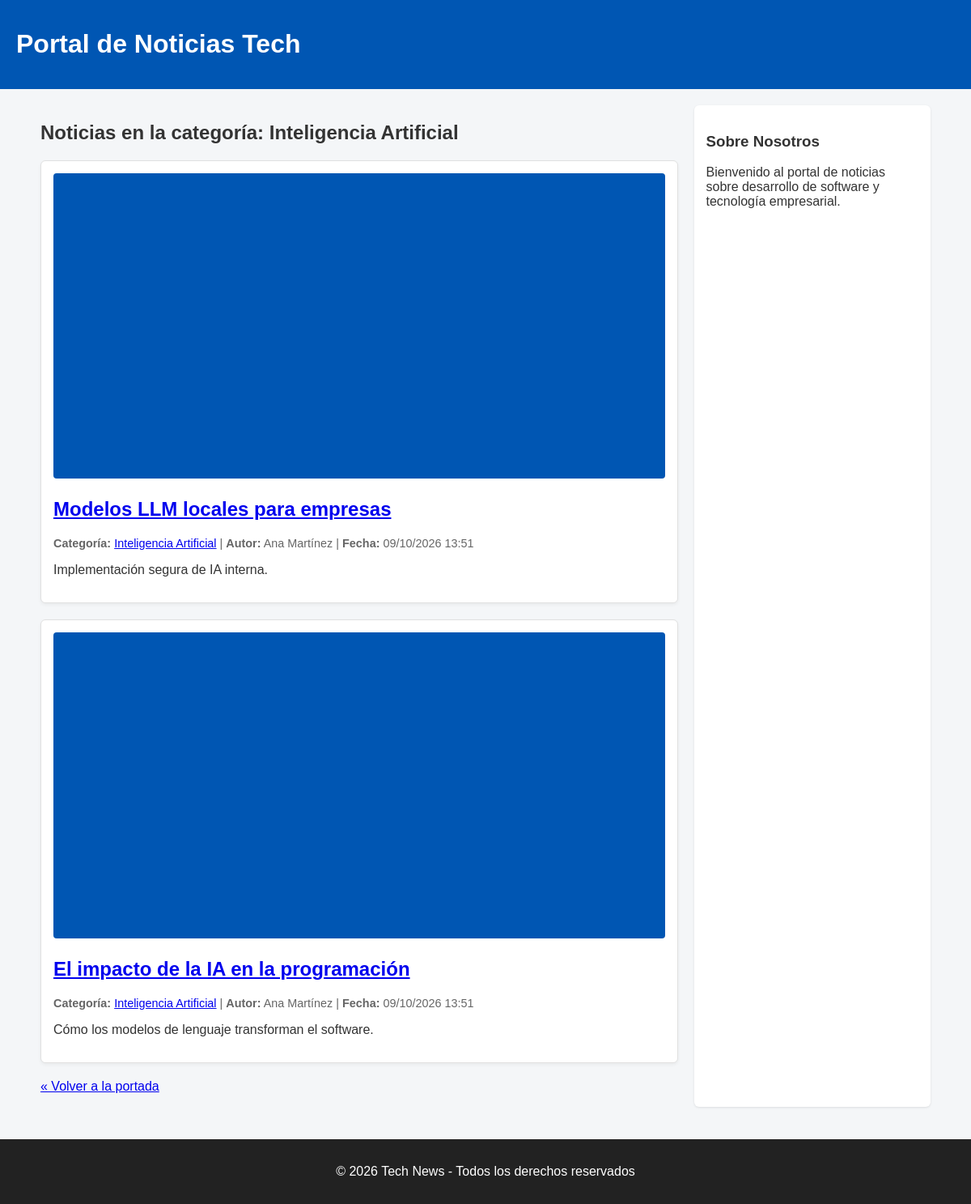
/category/inteligencia-artificial/, run on the app's committed database.
### news/models.py (models this page shows, shortened)
class Category(models.Model):
    name = models.CharField(max_length=100)
    slug = models.SlugField(unique=True)
    class Meta:
        verbose_name_plural = "Categories"

class Article(models.Model):
    title = models.CharField(max_length=200)
    slug = models.SlugField(unique=True)
    content = models.TextField()
    summary = models.TextField(max_length=500)
    featured_image = models.ImageField(upload_to='articles/')
    published_date = models.DateTimeField(auto_now_add=True)
    category = models.ForeignKey(Category, on_delete=models.CASCADE, related_name='articles')
    author = models.ForeignKey(Author, on_delete=models.CASCADE, related_name='articles')

class Author(models.Model):
    name = models.CharField(max_length=100)
    email = models.EmailField()
    bio = models.TextField(blank=True, null=True)

### news/views.py (the view)
# urls.py: path('category/<slug:slug>/', views.category_articles, name='category_articles'),
def category_articles(request, slug):
    category = get_object_or_404(Category, slug=slug)
    articles = category.articles.all().order_by('-published_date')
    return render(request, 'news/category_articles.html', {
        'category': category,
        'articles': articles
    })

### templates/news/category_articles.html (shortened to what this page needs)
{% extends "base.html" %}
{% block content %}
    <h2>Noticias en la categoría: {{ category.name }}</h2>
    {% for article in articles %}
        {% include "news/_article_card.html" %}
    {% empty %}
        <p>No se encontraron noticias registradas dentro de esta categoría.</p>
    {% endfor %}
    <p><a href="{% url 'news:home' %}">&laquo; Volver a la portada</a></p>
{% endblock %}

### templates/news/_article_card.html
<div class="article-card">
    {% if article.featured_image %}
        <img src="{{ article.featured_image.url }}" alt="{{ article.title }}" class="card-image">
    {% endif %}
    <div class="card-body">
        <h2>
            <a href="{% url 'news:article_detail' article.slug %}">{{ article.title }}</a>
        </h2>
        <p class="card-meta">
            <strong>Categoría:</strong>
            <a href="{% url 'news:category_articles' article.category.slug %}">{{ article.category.name }}</a> |
            <strong>Autor:</strong> {{ article.author.name }} |
            <strong>Fecha:</strong> {{ article.published_date|date:"d/m/Y H:i" }}
        </p>
        <p class="card-summary">{{ article.summary|truncatewords:25 }}</p>
    </div>
</div>

### static/css/styles.css (style rules this page uses)
body { font-family: Arial, sans-serif; margin: 0; padding: 0; background-color: #f4f6f8; color: #333; }
.article-card { background-color: #ffffff; border: 1px solid #e0e0e0; border-radius: 6px; margin-bottom: 20px; padding: 15px; box-shadow: 0 2px 4px rgba(0,0,0,0.05); }
.card-image, .detail-image { max-width: 100%; height: auto; border-radius: 4px; }
.card-meta, .article-meta { font-size: 0.9em; color: #666; }

### data on the page
Category: name "Inteligencia Artificial"
Article: featured_image (picture), title "Modelos LLM locales para empresas", category.name "Inteligencia Artificial", author.name "Ana Martínez", published_date "09/10/2026 13:51", summary "Implementación segura de IA interna."
Article: featured_image (picture), title "El impacto de la IA en la programación", category.name "Inteligencia Artificial", author.name "Ana Martínez", published_date "09/10/2026 13:51", summary "Cómo los modelos de lenguaje transforman el software."
